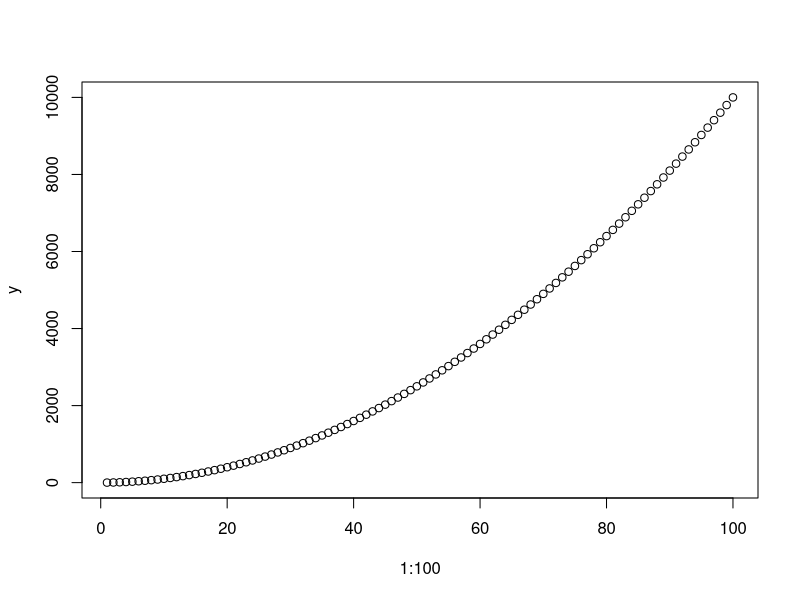

Write the R code that produced this figure.
## ---- chunk 1
count = 0
for(i in 1:100){
  count = count + 1
}
## ---- chunk 2
count = 0
for(i in 1:100){
  for(j in 1:100){
    count = count + 1
  }
}
## ---- chunk 3
#x = seq(1,100,1)
y = c()
for(i in 1:100){  # O(n)
  y = c(y, i**2)  # O(1)
}
plot(1:100,y)
## ---- chunk 4


## ---- chunk 5


## ---- chunk 6

# Loop 1:100 => Test following strategy 100 times in order to assess statistics about algorithms behaviour

# Create random vector of size 10^3, 10^4, 10^5, 10^6 (Choose one size for complete experiment)

# Time Quick Sort and Merge Sort respectively

# Measure and save time

# Make statistics of measurements

